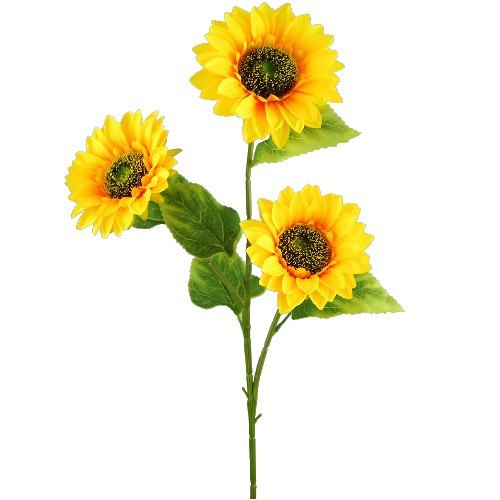
#> input picture Flower.jpg, 500 x 500 px, found by its file name
$ python practice.py
#> lines starting #> are read from the running program, lines starting #| are printed output that depends on the picture
import cv2
import numpy as np

# Load the image
img = cv2.imread('Flower.JPG')
#> img is the input picture: shape (500, 500, 3); mean B, G, R 207.4, 236.2, 240.6

# Convert the image to grayscale
gray_image = cv2.cvtColor(img, cv2.COLOR_BGR2GRAY)
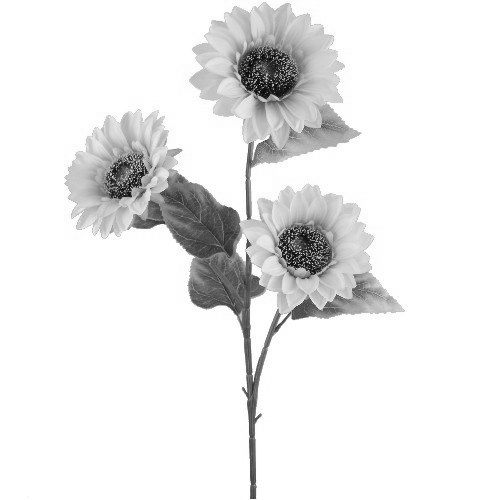
#> gray_image: shape (500, 500); min 3, max 255, mean 234.3

# Invert the image
inverted_image = 255 - gray_image
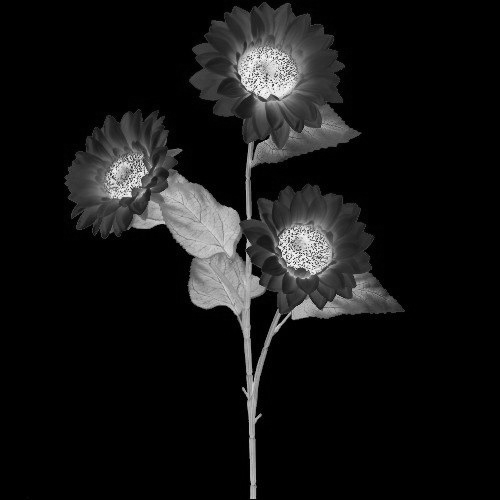
#> inverted_image: shape (500, 500); min 0, max 252, mean 20.7

blurred_image = cv2.GaussianBlur(inverted_image, (21, 21), 0)
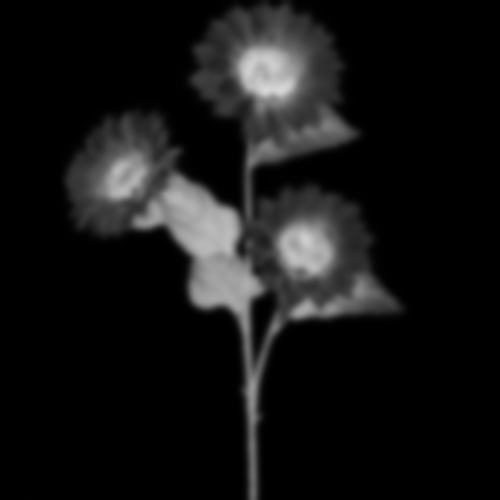
#> blurred_image: shape (500, 500); min 0, max 215, mean 20.7

blended_image = cv2.divide(gray_image, 255 - blurred_image, scale=256)
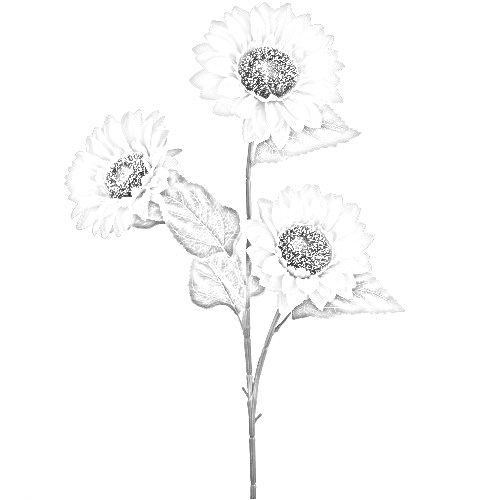
#> blended_image: shape (500, 500); min 14, max 255, mean 250.3

equalized_image = cv2.equalizeHist(blended_image)
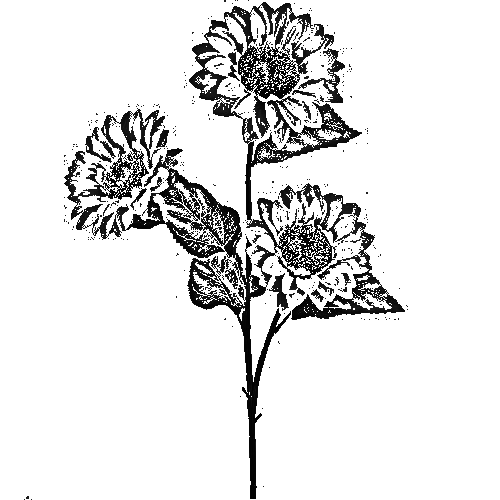
#> equalized_image: shape (500, 500); min 0, max 255, mean 227.5


kernel = np.array([[-1,-1,-1], [-1,9,-1], [-1,-1,-1]])
sharpened_image = cv2.filter2D(equalized_image, -1, kernel)


# Display the resulting image

cv2.imwrite('pencil_sketch.jpg', blended_image)
